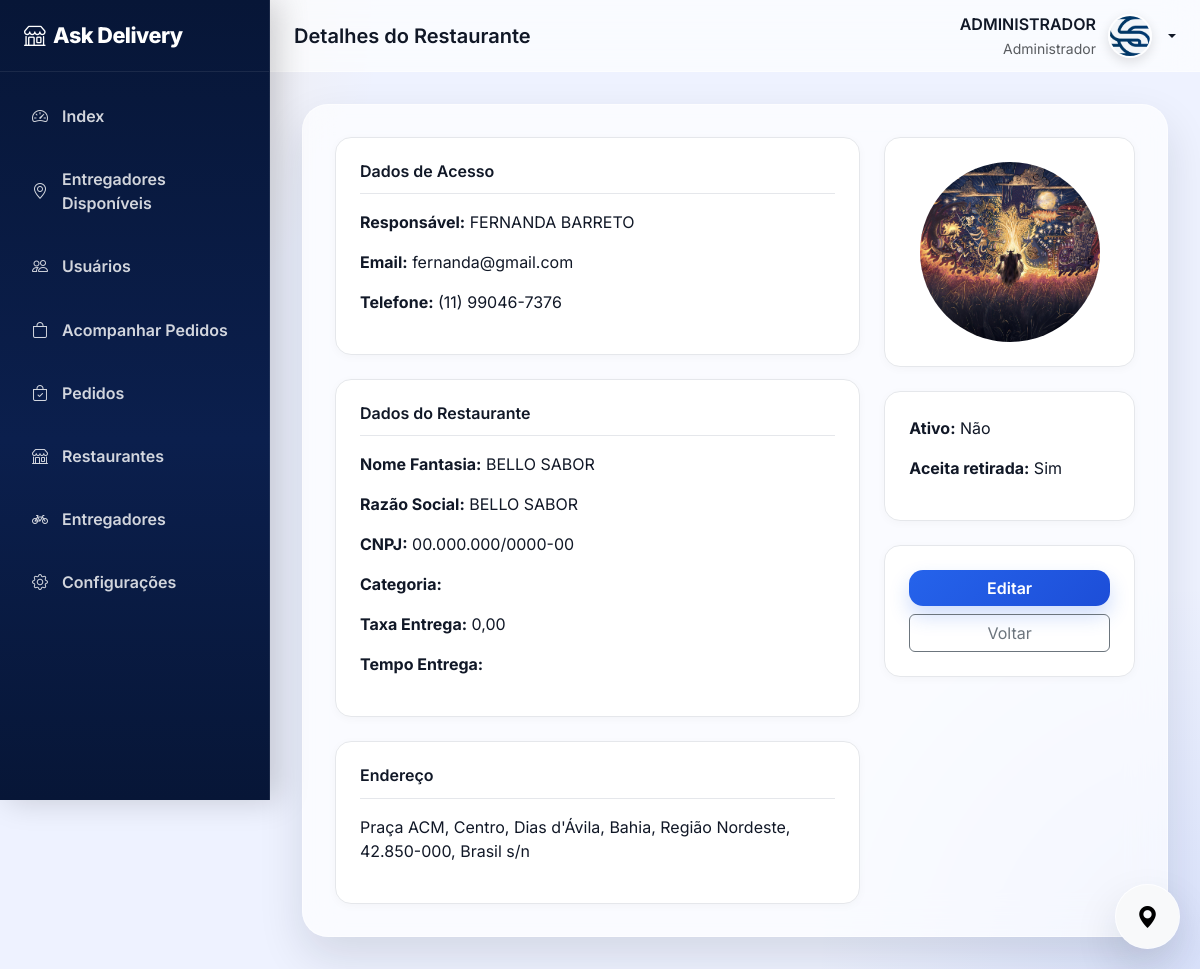
/detailrestaurante/1/ (signed in), run on the app's committed database.
### core/models.py (models this page shows, shortened)
class User(AbstractUser):
    telefone = models.CharField(max_length=20, blank=True)
    email = models.EmailField(unique=True)
    USERNAME_FIELD = 'email'
    REQUIRED_FIELDS = ['username']

class Usuario(models.Model):
    user = models.OneToOneField(
        User,
        on_delete=models.CASCADE,
        related_name='perfil'
    )
    tipo = models.CharField(max_length=20, choices=TIPO)
    foto = models.ImageField(
        upload_to=user_directory_path,
        blank=True,
        null=True
    )
    telefone_verificado = models.BooleanField(default=False)
    email_verificado = models.BooleanField(default=False)
    ativo = models.BooleanField(default=True)
    criado_em = models.DateTimeField(auto_now_add=True)
    atualizado_em = models.DateTimeField(auto_now=True)
    class Meta:
        permissions = (
            ("cliente", "Permissão de cliente"),
            ("entregador", "Permissão de entregador"),
            ("restaurante", "Permissão de restaurante"),
        )

class Restaurante(models.Model):
    usuario = models.OneToOneField(
        Usuario,
        on_delete=models.CASCADE,
        related_name='restaurante'
    )
    nome_fantasia = models.CharField(max_length=200)
    razao_social = models.CharField(max_length=200, blank=True)
    cnpj = models.CharField(max_length=18)
    descricao = models.TextField(blank=True)
    telefone_comercial = models.CharField(max_length=20)
    aberto = models.BooleanField(default=False)
    taxa_entrega = models.DecimalField(max_digits=10, decimal_places=2, default=0)
    tempo_preparo_min = models.IntegerField(default=30)
    address = models.CharField(max_length=300)
    latitude = models.DecimalField(max_digits=15, decimal_places=10, null=True, blank=True)
    longitude = models.DecimalField(max_digits=15, decimal_places=10, null=True, blank=True)
    aceita_retirada = models.BooleanField(default=True)

### core/views.py (the view)
class RestauranteDetailView(SuperUserRequiredMixin,CustomDetailView):
    model = Restaurante
    template_name = 'accounts/restaurante_detail.html'
    def get_queryset(self):
        return Restaurante.objects.select_related(
            'usuario__user'
        ).prefetch_related(
            'horarios'
        )

### core/templatetags/static_version.py (called while the page is built)
@register.simple_tag
def static_version(path):
    full_path = os.path.join(settings.STATIC_ROOT, path)
    if os.path.exists(full_path):
        with open(full_path, 'rb') as f:
            file_hash = hashlib.md5(f.read()).hexdigest()[:6]
        return f"{static(path)}?v={file_hash}"
    return static(path)

### core/views_mixins.py (called while the page is built, shortened)
    @method_decorator(login_required(login_url='login:loginview'))
    def dispatch(self, request, *args, **kwargs):
        return super(SuperUserRequiredMixin, self).dispatch(request, *args, **kwargs)

    def dispatch(self, request, *args, **kwargs):
        return super(CheckPermissionMixin, self).dispatch(request, *args, **kwargs)

    def check_user_permissions(self, request):
        if not isinstance(self.permission_codename, list):
            self.permission_codename = [self.permission_codename]
        perms = []
        for permission in self.permission_codename:
            if '.' not in permission:
                permission = str(
                    request.resolver_match.app_name) + '.' + str(permission)
            perms.append(permission)
        return len(self.permission_codename) and (
            request.user.is_superuser or any(
                request.user.has_perm(perm)
                for perm in perms
            )
        )

### core/templates/accounts/restaurante_detail.html (shortened to what this page needs)
{% extends 'base.html' %}
{% load static %}
{% block page_title %}Detalhes do Restaurante{% endblock %}
{% block content %}
<div class="row g-4">
    <div class="col-lg-8">
        <div class="form-section mb-4">
            <h6 class="section-title">Dados de Acesso</h6>
            <p><strong>Responsável:</strong> {{ object.usuario.user.first_name }}</p>
            <p><strong>Email:</strong> {{ object.usuario.user.email }}</p>
            <p><strong>Telefone:</strong> {{ object.usuario.user.telefone }}</p>
        </div>
        <div class="form-section mb-4">
            <h6 class="section-title">Dados do Restaurante</h6>
            <p><strong>Nome Fantasia:</strong> {{ object.nome_fantasia }}</p>
            <p><strong>Razão Social:</strong> {{ object.razao_social }}</p>
            <p><strong>CNPJ:</strong> {{ object.cnpj }}</p>
            <p><strong>Categoria:</strong> {{ object.categoria }}</p>
            <p><strong>Taxa Entrega:</strong> {{ object.taxa_entrega }}</p>
            <p><strong>Tempo Entrega:</strong> {{ object.tempo_entrega }}</p>
        </div>
        <div class="form-section">
            <h6 class="section-title">Endereço</h6>
            <p>{{ object.address }}</p>
        </div>
    </div>
    <div class="col-lg-4">
        <div class="form-section text-center mb-4">
            <img src="{% if object.usuario.foto %}{{ object.usuario.foto.url }}{% else %}{% static 'imagens/user.png' %}{% endif %}"
                 class="rounded-circle"
                 width="180"
                 height="180"
                 style="object-fit: cover;">
        </div>
        <div class="form-section mb-4">
            <p><strong>Ativo:</strong> {{ object.ativo|yesno:"Sim,Não" }}</p>
            <p><strong>Aceita retirada:</strong> {{ object.aceita_retirada|yesno:"Sim,Não" }}</p>
        </div>
        <div class="form-section">
            <a href="{% url 'core:restaurante_update' object.pk %}" class="btn btn-primary w-100 mb-2">
                Editar
            </a>
            <a href="javascript:history.back()" class="btn btn-outline-secondary w-100">
                Voltar
            </a>
        </div>
    </div>
</div>
{% endblock %}

### core/templates/base.html (shortened to what this page needs)
{% load static %}
{% load static_version %}
<!DOCTYPE html>
<html lang="pt-br">
<head>
    <link href="https://cdn.jsdelivr.net/npm/bootstrap@5.3.3/dist/css/bootstrap.min.css" rel="stylesheet">
    <link rel="stylesheet" href="https://cdn.jsdelivr.net/npm/bootstrap-icons@1.11.3/font/bootstrap-icons.css">
    <link href="{% static_version 'css/admin.css' %}" rel="stylesheet">
</head>
<body>
    <aside class="sidebar" id="sidebar">
        <div class="sidebar-brand">
            <i class="bi bi-shop me-2"></i> Ask Delivery
        </div>
        <nav class="sidebar-nav nav flex-column">
            <a href="{% url 'core:index' %}"
               class="nav-link {% if request.resolver_match.url_name == 'index' %}active{% endif %}">
                <i class="bi bi-speedometer2"></i>
                Index
            </a>
            <a href="{% url 'tracking:tracking-dashboard' %}"
               class="nav-link {% if request.resolver_match.url_name == 'tracking-dashboard' %}active{% endif %}">
                <i class="bi bi-geo-alt"></i>
                Entregadores Disponíveis
            </a>
            <a href="{% url 'core:usuario_list' %}"
               class="nav-link {% if request.resolver_match.url_name == 'usuario_list' %}active{% endif %}">
                <i class="bi bi-people"></i>
                Usuários
            </a>
            <a href="{% url 'orders:orders_dashboard' %}"
               class="nav-link {% if request.resolver_match.url_name == 'orders_dashboard' %}active{% endif %}">
                <i class="bi bi-bag"></i>
                Acompanhar Pedidos
            </a>
            <a href="{% url 'orders:orders_list' %}"
               class="nav-link {% if request.resolver_match.url_name == 'orders_list' %}active{% endif %}">
                <i class="bi bi-bag-check"></i>
                Pedidos
            </a>
            <a href="#" class="nav-link">
                <i class="bi bi-shop"></i>
                Restaurantes
            </a>
            <a href="#" class="nav-link">
                <i class="bi bi-bicycle"></i>
                Entregadores
            </a>
            <a href="#" class="nav-link">
                <i class="bi bi-gear"></i>
                Configurações
            </a>
        </nav>
    </aside>
    <div class="main-wrapper">
        <header class="topbar">
            <div class="d-flex align-items-center gap-3">
                <h5 class="mb-0 fw-semibold">
                    {% block page_title %}Dashboard{% endblock %}
                </h5>
            </div>
            <div class="dropdown">
                <div class="user-box dropdown-toggle"
                     data-bs-toggle="dropdown"
                     aria-expanded="false"
                     style="cursor: pointer;">
                    <div class="text-end d-none d-sm-block">
                        <div class="fw-semibold">
                            {{ request.user.get_full_name|default:request.user.username }}
                        </div>
                         {% if request.user.is_superuser %}
                        <small class="text-muted">
                            Administrador
                        </small>
                        {%endif%}
                    </div>
                    {% if request.user.perfil and request.user.perfil.foto %}
                        <img src="{{ request.user.perfil.foto.url }}"
                            alt="Avatar"
                            class="user-avatar">
                    {% else %}
                        <img src="{% static 'imagens/user.png' %}"
                            alt="Avatar"
                            class="user-avatar">
                    {% endif %}
                </div>
            </div>
        </header>
        <main class="content-wrapper">
            <div class="page-card">
                {% block content %}
                {% endblock %}
            </div>
        </main>
    </div>
    <div id="tracking-widget" class="tracking-widget minimized">
        <div class="tracking-header">
            <button id="trackingMinimize"
                    class="tracking-toggle">
                <i class="bi bi-geo-alt-fill"></i>
            </button>
        </div>
    </div>
</body>
</html>

### core/static/css/admin.css (style rules this page uses)
:root { --primary-color: #1d4ed8; --primary-hover: #1e40af; --secondary-color: #f59e0b; --secondary-hover: #ea580c; --success-color: #10b981; --danger-color: #ef4444; --sidebar-width: 270px; --topbar-height: 72px; --sidebar-bg: linear-gradient( 180deg, #071637, #0b1f4d 55%, #071637 ); --sidebar-hover: rgba(255,255,255,0.08); --body-bg: #eef2ff; --card-bg: rgba(255,255,255,0.72); --card-border: rgba(255,255,255,0.4); --text-main: #111827; --text-muted: #6b7280; --shadow-lg: 0 20px 45px rgba(15,23,42,.12); --shadow-md: 0 10px 25px rgba(15,23,42,.08); --radius-xl: 26px; --radius-lg: 18px; --radius-md: 14px; }
* { font-family: 'Inter', sans-serif; }
body { background: radial-gradient( circle at top left, rgba(245,158,11,.15), transparent 25% ), radial-gradient( circle at bottom right, rgba(29,78,216,.10), transparent 25% ), var(--body-bg); color: var(--text-main); overflow-x: hidden; }
.sidebar { position: fixed; top: 0; left: 0; width: var(--sidebar-width); height: 100vh; background: var(--sidebar-bg); color: #fff; z-index: 1040; transition: .3s ease; overflow-y: auto; border-right: 1px solid rgba(255,255,255,.08); box-shadow: 8px 0 30px rgba(0,0,0,.18); }
.sidebar-brand { height: var(--topbar-height); display:flex; align-items:center; padding:0 1.5rem; font-size:1.35rem; font-weight:800; border-bottom: 1px solid rgba(255,255,255,.08); letter-spacing:-.5px; }
.sidebar-nav { padding: 1rem; }
.sidebar-nav .nav-link { color: rgba(255,255,255,.82); border-radius: 16px; padding: 1rem 1rem; margin-bottom: .45rem; display:flex; align-items:center; gap:14px; font-weight:600; transition:.25s ease; }
.main-wrapper { margin-left: var(--sidebar-width); min-height: 100vh; transition: all 0.3s ease; }
.topbar { height: var(--topbar-height); background: rgba(255,255,255,.65); backdrop-filter: blur(16px); border-bottom: 1px solid rgba(255,255,255,.5); display:flex; align-items:center; justify-content:space-between; padding:0 1.5rem; position:sticky; top:0; z-index:1030; }
.content-wrapper { padding: 2rem; }
.page-card { background: rgba(255,255,255,.68); backdrop-filter: blur(18px); border-radius: var(--radius-xl); box-shadow: var(--shadow-lg); padding:2rem; border: 1px solid rgba(255,255,255,.5); }
.user-box { display: flex; align-items: center; gap: 12px; }
.user-avatar { width: 42px; height: 42px; border-radius: 50%; object-fit: cover; }
* { box-sizing: border-box; }
.section-title { font-size: 1rem; font-weight: 600; color: #111827; margin-bottom: 1rem; padding-bottom: .75rem; border-bottom: 1px solid #e5e7eb; }
.form-section { background: #fff; border: 1px solid #e5e7eb; border-radius: 16px; padding: 1.5rem; width: 100%; overflow: hidden; box-shadow: 0 2px 10px rgba(0,0,0,0.03); }
.form-section + .form-section { margin-top: 1.5rem; }
.tracking-widget { position: fixed; bottom: 20px; right: 20px; width: 320px; z-index: 9999; background: #fff; border-radius: 18px; box-shadow: 0 10px 30px rgba(0,0,0,0.15); overflow: hidden; transition: all 0.3s ease; backdrop-filter: blur(10px); }
.tracking-widget.minimized { width: 65px; height: 65px; border-radius: 50%; padding: 0; }
.tracking-widget.minimized .tracking-header { justify-content: center; padding: 0; height: 65px; border-bottom: none; }
.tracking-widget.minimized .tracking-toggle { margin: 0; width: 65px; height: 65px; border-radius: 50%; display: flex; align-items: center; justify-content: center; font-size: 22px; }
.tracking-header { display: flex; align-items: center; justify-content: space-between; padding: 12px 16px; background: #f8f9fa; border-bottom: 1px solid #eee; }
.tracking-toggle { border: none; background: transparent; font-size: 18px; cursor: pointer; }
.btn-primary { background: linear-gradient( 135deg, #2563eb, #1d4ed8 ); border:none; border-radius:14px; font-weight:600; box-shadow: 0 10px 20px rgba(37,99,235,.22); }
.user-avatar { width:44px; height:44px; border-radius:50%; object-fit:cover; border: 2px solid rgba(255,255,255,.7); box-shadow: 0 4px 12px rgba(0,0,0,.12); }
.tracking-widget { background: rgba(255,255,255,.72); backdrop-filter: blur(18px); border: 1px solid rgba(255,255,255,.5); box-shadow: var(--shadow-lg); }

### data on the page
User: user.get_full_name "ADMINISTRADOR", user.perfil.foto (picture)
Restaurante: usuario.user.first_name "FERNANDA BARRETO", usuario.user.email "fernanda@gmail.com", usuario.user.telefone "(11) 99046-7376", nome_fantasia "BELLO SABOR", razao_social "BELLO SABOR", cnpj "00.000.000/0000-00", taxa_entrega "0,00", address "Praça ACM, Centro, Dias d'Ávila, Bahia, Região Nordeste, 42.850-000, Brasil s/n", usuario.foto (picture), aceita_retirada "Sim"

### other printed values
{{ object.ativo|yesno:"Sim,Não" }} "Não"
